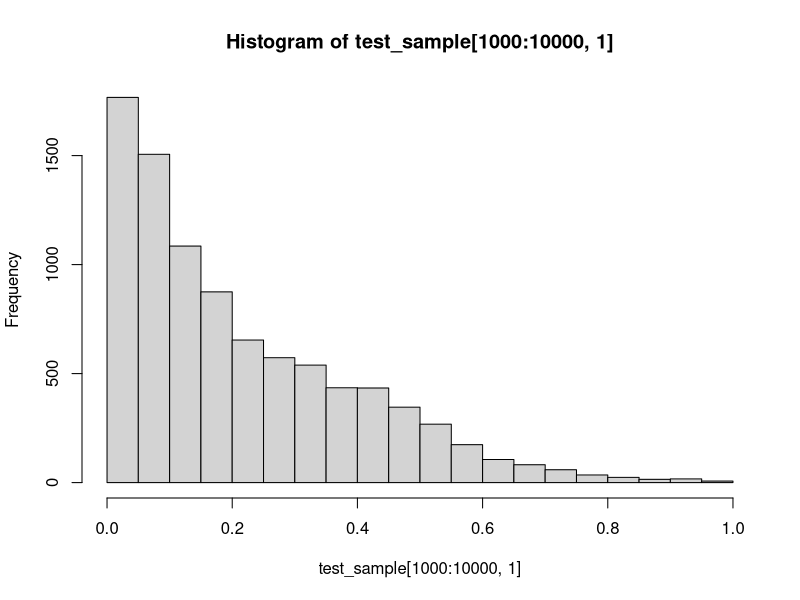
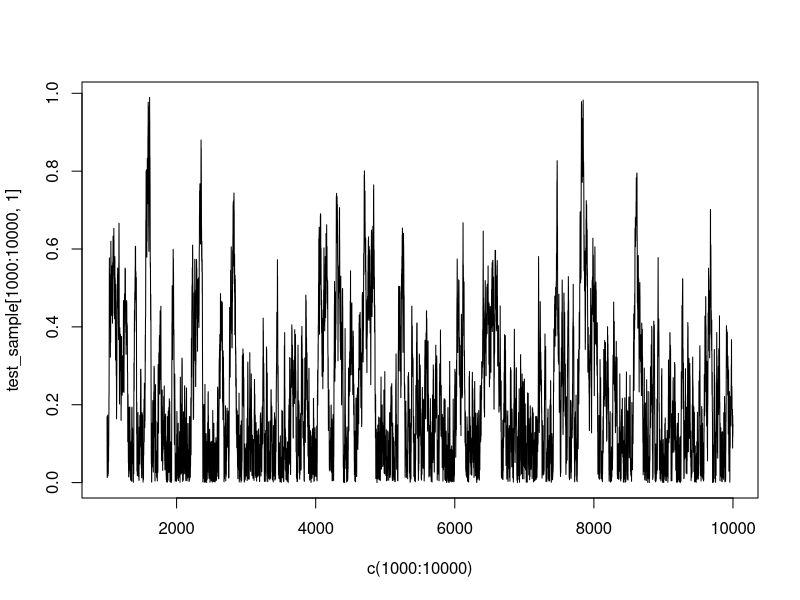

Write R code to recreate these figures, in order.
## This script illustrates the Metropolis-Hastings algorithm for
## approximating the posterior distribution of the time of infection
## in a simple SIS model
## Author: Vladimir N. Minin
## last update: 07/17/2022

#' Compute log-likelihood of the disease trajectory of an individual who starts susceptible and become infected during the observation time period
#' 
#' @param inf_time Time of infection (in the notes denoted by I)
#' @param inf_rate Infection rate (lambda_1 in the notes)
#' @param clear_rate Clearance rate (lambda_2 in the notes)
#' @param total_time Length of observation time period (T in the notes)
#'
#' @return Numberic value of the log-likelihood: log(lambda_1) - lambda_1*I - lambda_2*(T-I)
#'
#' @examples
#' sis_log_like(0.4, 0.1, 2.2, 1.0)
sis_log_like = function(inf_time, inf_rate, clear_rate, total_time){
 return(log(inf_rate) - inf_rate*inf_time - clear_rate*(total_time-inf_time))
}

#' Compute log-likelihood of the disease trajectory of an individual who starts susceptible and become infected during the observation time period
#' 
#' @param cur_inf_time Current infection time (in the notes denoted by t_c)
#' @param inf_rate Infection rate (lambda_1 in the notes)
#' @param total_time Length of observation time period (T in the notes)
#' @param win_half_len half the length of the uniform proposal distribution interval (delta in the notes)
#'
#' @return Numberic value of the proposed infection time (t_p in the notes)
#'
#' @examples
#' sis_proposal(0.4, 1.0, 1.5)
sis_proposal = function(cur_inf_time, total_time, win_half_len){
   
  new_inf_time = cur_inf_time + runif(1,-win_half_len, win_half_len)
   
  if (new_inf_time < 0){
     new_inf_time = -new_inf_time
  }else{
    if (new_inf_time > total_time){
      new_inf_time = 2*total_time - new_inf_time 
    }
  }
   
  return(new_inf_time)
}

#' Run MCMC to approximate the posterior distribution of the infection time
#' 
#' @param start_inf_time Initial time of infection at MCMC iteration 1
#' @param inf_rate Infection rate (lambda_1 in the notes)
#' @param clear_rate Clearance reate (lambda_2 in the notes)
#' @param total_time Length of observation time period (T in the notes)
#' @param win_half_len half the length of the uniform proposal distribution interval (delta in the notes)
#' @param chain_len Number of MCMC iterations
#'
#' @return Numeric matrix with rows corresponding to MCMC iterations and columns to values of "inf_time", "log_like", and "acc_ind," where "acc_ind" is an indicator of whether the proposed infection time was accepted or rejected 
#'
#' @examples
#' inf_time_mcmc(start_inf_time=0.1, inf_rate=0.2, clear_rate=2, total_time=1.0, win_half_len=0.2, chain_len=10000)
inf_time_mcmc = function(start_inf_time, inf_rate, clear_rate, total_time, win_half_len, chain_len){
  
  result_mat = matrix(0, chain_len, 3)
  colnames(result_mat) = c("inf_time", "log_like", "acc_ind")
  
  cur_inf_time= start_inf_time
  result_mat[1,1] = start_inf_time
  result_mat[1,2] = sis_log_like(start_inf_time, inf_rate, clear_rate, total_time)
  
  for (i in 2:chain_len){
    prop_inf_time = sis_proposal(cur_inf_time, total_time, win_half_len)
    
    mh_log_ratio = sis_log_like(prop_inf_time, inf_rate, clear_rate, total_time) - 
      sis_log_like(cur_inf_time, inf_rate, clear_rate, total_time)
    
    
    if (log(runif(1)) < mh_log_ratio){
      result_mat[i,1] = prop_inf_time
      result_mat[i,2] = sis_log_like(prop_inf_time, inf_rate, clear_rate, total_time)
      result_mat[i,3] = 1
      cur_inf_time = prop_inf_time
    }else{
      result_mat[i,1] = cur_inf_time
      result_mat[i,2] = sis_log_like(cur_inf_time, inf_rate, clear_rate, total_time)
    }
  }
  
  return(result_mat)
}

## run the above functions

test_sample = inf_time_mcmc(start_inf_time=0.1, inf_rate=5, clear_rate=0.1, total_time=1.0, win_half_len=0.1, chain_len=10000)

summary(test_sample[1000:10000,])

hist(test_sample[1000:10000,1])
plot(c(1000:10000), test_sample[1000:10000,1], type="l")
